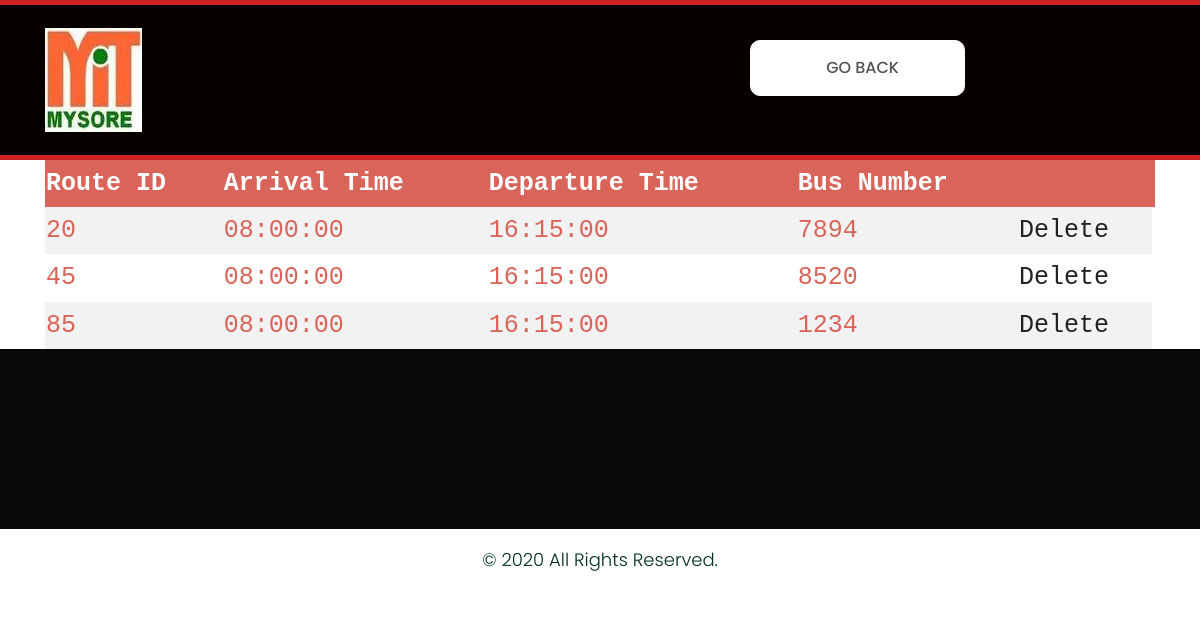
The app's page /MiniProject/displayroute.php with its own data.
### tables this page shows
CREATE TABLE `route` (
  `route_id` int(10) NOT NULL,
  `arrival_time` time NOT NULL,
  `departure_time` time NOT NULL,
  `bus_number` varchar(20) DEFAULT NULL
);

### MiniProject/displayroute.php (the view, shortened to what this page needs)
<!DOCTYPE html>
<html lang="en">
<head>
    <link rel="stylesheet" href="css/bootstrap.min.css">
    <link rel="stylesheet" href="css/style.css">
    <link rel="stylesheet" href="css/responsive.css">
    <link rel="stylesheet" href="css/jquery.mCustomScrollbar.min.css">
    <link rel="stylesheet" href="https://netdna.bootstrapcdn.com/font-awesome/4.0.3/css/font-awesome.css">
    <link rel="stylesheet" href="https://cdnjs.cloudflare.com/ajax/libs/fancybox/2.1.5/jquery.fancybox.min.css" media="screen">
 </head>
<body class="main-layout">
    <header>
        <div class="header">
            <div class="container">
                <div class="row">
                    <div class="col-xl-2 col-lg-2 col-md-2 col-sm-2 col logo_section">
                        <div class="full">
                            <div class="center-desk">
                                <div class="logo">
                                    <a href="index.php"><img src="images/unnamed.jpg" alt="logo" /></a>
                                </div>
                            </div>
                        </div>
                    </div>
                    <div class="col-xl-8 col-lg-8 col-md-10 col-sm-10">
                        <div class="menu-area">
                            <div class="limit-box">
                                <nav class="main-menu">
                                    <ul class="menu-area-main">
                                        <li class="send"> <a href="route.html">Go Back</a> </li>
                                    </ul>
                                </nav>
                            </div>
                        </div>
                    </div>
                </div>
            </div>
    </header>
    <section class="banner_section">
        <div class="banner-main">
            <div class="container">
                <table>
                    <tr>
                        <th>Route ID</th>
                        <th>Arrival Time</th>
                        <th>Departure Time</th>
                        <th>Bus Number</th>
                        <th></th>
                        <th></th>
                    </tr>
          <?php
           $con = mysqli_connect("localhost", "root", "", "bustransport") or die(mysqli_error($con));
           $select_query = "CALL `getRoute`()";
           $result = $con-> query($select_query);
           if($result->num_rows > 0){
              while ($row = $result-> fetch_assoc()) {
                echo "<tr><td>".$row["route_id"]."</td><td>".$row["arrival_time"]."</td><td>".$row["departure_time"]."</td><td>".$row["bus_number"]."</td><td>"."<a href=deleteroute.php?route_id=".$row["route_id"].">Delete</a>"."</td></tr>";
              }
              echo "</table>";
           }
           else {
               echo "0 result";
           }
           ?>
            </div>
        </div>
    </section>
    <footer id="footer_with_contact">
        <div class="footer">
            <div class="copyright">
                <p>© 2020 All Rights Reserved.</p>
            </div>
        </div>
    </footer>
</body>
</html>

### MiniProject/css/style.css (style rules this page uses)
* { box-sizing: border-box !important; }
html { scroll-behavior: smooth; }
body { color: #666666; font-size: 14px; font-family: 'poppins', sans-serif; line-height: 1.80857; font-weight: normal; overflow-x: hidden; }
a { color: #1f1f1f; text-decoration: none !important; outline: none !important; -webkit-transition: all .3s ease-in-out; -moz-transition: all .3s ease-in-out; -ms-transition: all .3s ease-in-out; -o-transition: all .3s ease-in-out; transition: all .3s ease-in-out; }
*, *::after, *::before { -webkit-box-sizing: border-box; -moz-box-sizing: border-box; box-sizing: border-box; }
ul, li, ol { margin: 0px; padding: 0px; list-style: none; }
p { margin: 0px; font-weight: 300; font-size: 15px; line-height: 24px; }
a { color: #222222; text-decoration: none; outline: none !important; }
a, .btn { text-decoration: none !important; outline: none !important; -webkit-transition: all .3s ease-in-out; -moz-transition: all .3s ease-in-out; -ms-transition: all .3s ease-in-out; -o-transition: all .3s ease-in-out; transition: all .3s ease-in-out; }
img { max-width: 100%; height: auto; }
.full { float: left; width: 100%; }
.full { width: 100%; float: left; margin: 0; padding: 0; }
.logo_section { text-align: center; }
.logo { float: left; }
nav.main-menu { float: right; margin-left: 0; }
.main-menu { text-align: center; }
.main-menu ul { margin: 0; list-style-type: none; margin-top: 12px; }
.main-menu ul>li { display: inline-block; position: relative; }
.main-menu ul>li a { padding: 7px 10px 7px 10px; line-height: 20px; font-size: 16px; display: block; font-weight: 500; color: #555454; text-transform: uppercase; margin: 0px 15px; }
.main-menu ul li:last-child a { padding-right: 0; }
.main-menu ul li:first-child { margin-left: 0; }
.main-menu ul>li { position: inherit; display: inline-block; vertical-align: middle; }
.header { background: #070100; padding: 23px 0px; border-top: #cf2323 solid 5px; border-bottom: #cf2323 solid 5px; }
.logo a { font-size: 40px; font-weight: bold; text-transform: uppercase; color: #fff; line-height: 40px; }
.banner-main { position: relative; }
.send { font-size: 16px; border: #fff solid 1px; padding: 10px 50px; background-color: #fff; align-items: center; flex-wrap: wrap; border-radius: 10px; color: #f70e0e; }
.footer { background: #0b0808; padding-top: 90px; }
.copyright { background-color: #fff; padding: 20px 0px; margin-top: 90px; }
.copyright p { color: #023023; font-size: 18px; line-height: 22px; text-align: center; }

### MiniProject/displayroute.php (style rules this page uses)
table { border-collapse: collapse; width: 100%; color: #d96459; font-family: monospace; font-size: 25px; text-align: left; }
th { background-color: #d96459; color: white; }
tr:nth-child(even) { background-color: #f2f2f2 }

### records on screen
route: route_id "20", arrival_time "08:00:00", departure_time "16:15:00", bus_number "7894"
route: route_id "45", arrival_time "08:00:00", departure_time "16:15:00", bus_number "8520"
route: route_id "85", arrival_time "08:00:00", departure_time "16:15:00", bus_number "1234"
